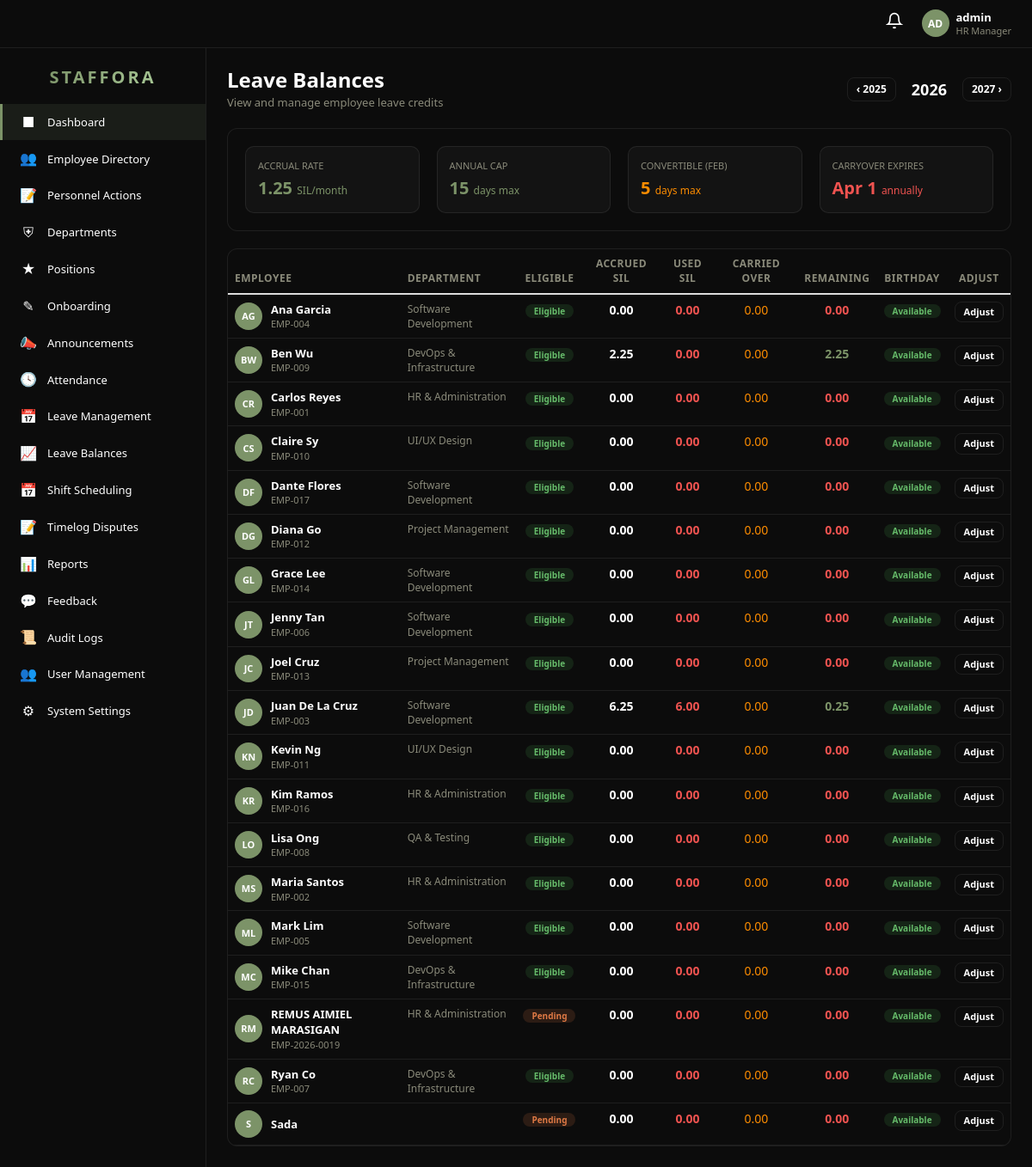
The page /pages/leave_balance.php (signed in) on the database its author committed.
### tables this page shows
CREATE TABLE `employee` (
  `id` int(11) NOT NULL AUTO_INCREMENT,
  `user_id` int(11) DEFAULT NULL,
  `employee_no` varchar(30) DEFAULT NULL,
  `first_name` varchar(80) NOT NULL,
  `middle_name` varchar(80) DEFAULT NULL,
  `last_name` varchar(80) NOT NULL,
  `suffix` varchar(10) DEFAULT NULL,
  `gender` varchar(20) DEFAULT NULL,
  `email` varchar(150) DEFAULT NULL,
  `phone` varchar(30) DEFAULT NULL,
  `department_id` int(11) DEFAULT NULL,
  `position_id` int(11) DEFAULT NULL,
  `work_rule_id` int(11) DEFAULT NULL,
  `job_title` varchar(100) DEFAULT NULL,
  `employment_type` enum('Full-Time','Part-Time','Contractual','Intern') NOT NULL DEFAULT 'Full-Time',
  `status` enum('Regular','Probationary','Resigned','Terminated','On Leave') NOT NULL DEFAULT 'Probationary',
  `hire_date` date DEFAULT NULL,
  `date_regularized` date DEFAULT NULL,
  `basic_salary` decimal(12,2) NOT NULL DEFAULT 0.00,
  `civil_status` enum('Single','Married','Widowed','Separated','Divorced') DEFAULT NULL,
  `date_of_birth` date DEFAULT NULL,
  `place_of_birth` varchar(150) DEFAULT NULL,
  `nationality` varchar(60) DEFAULT 'Filipino',
  `solo_parent_id` varchar(50) DEFAULT NULL,
  `blood_type` varchar(5) DEFAULT NULL,
  `highest_education` varchar(80) DEFAULT NULL,
  `address` text DEFAULT NULL,
  `sss_no` varchar(30) DEFAULT NULL,
  `philhealth_no` varchar(30) DEFAULT NULL,
  `pagibig_no` varchar(30) DEFAULT NULL,
  `tin_no` varchar(30) DEFAULT NULL,
  `bank_name` varchar(80) DEFAULT NULL,
  `bank_account_number` varchar(40) DEFAULT NULL,
  `emergency_contact_name` varchar(100) DEFAULT NULL,
  `emergency_contact_relationship` varchar(60) DEFAULT NULL,
  `emergency_contact_phone` varchar(30) DEFAULT NULL,
  `created_at` int(11) NOT NULL DEFAULT 0,
  `updated_at` int(11) NOT NULL DEFAULT 0,
  PRIMARY KEY (`id`),
  KEY `user_id` (`user_id`),
  KEY `department_id` (`department_id`),
  KEY `position_id` (`position_id`),
  CONSTRAINT `employee_ibfk_1` FOREIGN KEY (`user_id`) REFERENCES `user` (`id`) ON DELETE SET NULL,
  CONSTRAINT `employee_ibfk_2` FOREIGN KEY (`department_id`) REFERENCES `department` (`id`) ON DELETE SET NULL,
  CONSTRAINT `employee_ibfk_3` FOREIGN KEY (`position_id`) REFERENCES `position` (`id`) ON DELETE SET NULL
);

CREATE TABLE `department` (
  `id` int(11) NOT NULL AUTO_INCREMENT,
  `name` varchar(100) NOT NULL,
  `description` text DEFAULT NULL,
  `location` varchar(150) DEFAULT NULL,
  `budget` decimal(15,2) DEFAULT 0.00,
  `created_at` int(11) NOT NULL DEFAULT 0,
  PRIMARY KEY (`id`)
);

CREATE TABLE `leave_balance` (
  `id` int(11) NOT NULL AUTO_INCREMENT,
  `employee_id` int(11) NOT NULL,
  `year` year(4) NOT NULL,
  `sil_accrued` decimal(5,2) NOT NULL DEFAULT 0.00,
  `sil_manual_override` tinyint(1) NOT NULL DEFAULT 0,
  `sil_used` decimal(5,2) NOT NULL DEFAULT 0.00,
  `sil_carried_over` decimal(5,2) NOT NULL DEFAULT 0.00,
  `birthday_used` tinyint(1) NOT NULL DEFAULT 0,
  `bereavement_used` decimal(3,1) NOT NULL DEFAULT 0.0,
  `paternity_used` decimal(3,1) NOT NULL DEFAULT 0.0,
  `maternity_used` int(11) NOT NULL DEFAULT 0,
  `solo_parent_used` decimal(3,1) NOT NULL DEFAULT 0.0,
  `special_women_used` int(11) NOT NULL DEFAULT 0,
  `vawc_used` decimal(3,1) NOT NULL DEFAULT 0.0,
  `updated_at` int(11) NOT NULL DEFAULT 0,
  PRIMARY KEY (`id`),
  UNIQUE KEY `uk_emp_year` (`employee_id`,`year`),
  CONSTRAINT `leave_balance_ibfk_1` FOREIGN KEY (`employee_id`) REFERENCES `employee` (`id`) ON DELETE CASCADE
);

### config.php (called while the page is built, shortened)
<?php
if(!function_exists("e")){
    function e(?string $s):string{ return htmlspecialchars((string)$s,ENT_QUOTES|ENT_SUBSTITUTE,"UTF-8"); }
}
if(!function_exists("url")){
    function url(string $page,array $params=[]):string{
        return BASE_URL."/index.php?".http_build_query(array_merge(["page"=>$page],$params));
    }
}

### includes/leave_policy.php (called while the page is built, shortened)
<?php
class LeavePolicy {
    public static function getBalance(int $empId, ?int $year = null): array {
        $year = $year ?? (int)date('Y');
        $bal = DB::fetchOne("SELECT * FROM leave_balance WHERE employee_id=? AND year=?", [$empId, $year]);
        return $bal;
    }
    public static function isSilEligible(array $emp): bool {
        if (!empty($emp['date_regularized'])) {
            return strtotime($emp['date_regularized']) <= time();
        }
        if (!empty($emp['hire_date'])) {
            $sixMonths = strtotime($emp['hire_date'] . ' +6 months');
            return $sixMonths <= time();
        }
        return false;
    }
}

### includes/auth.php (called while the page is built, shortened)
<?php
require_once __DIR__ . '/../config.php';
require_once __DIR__ . '/db.php';
class Auth {
    public static function isAdmin(): bool { return ($_SESSION['role'] ?? '') === 'Super Admin'; }
}

### includes/db.php (called while the page is built, shortened)
<?php
require_once __DIR__ . '/../config.php';
class DB {
    private static $pdo = null;
    public static function get(): PDO {
        if (self::$pdo === null) {
            $dsn = 'mysql:host=' . DB_HOST . ';port=' . DB_PORT . ';dbname=' . DB_NAME . ';charset=' . DB_CHARSET;
            self::$pdo = new PDO($dsn, DB_USER, DB_PASS, [
                PDO::ATTR_ERRMODE            => PDO::ERRMODE_EXCEPTION,
                PDO::ATTR_DEFAULT_FETCH_MODE => PDO::FETCH_ASSOC,
                PDO::ATTR_EMULATE_PREPARES   => false,
            ]);
        }
        return self::$pdo;
    }
    public static function query(string $sql, array $params = []): PDOStatement {
        $stmt = self::get()->prepare($sql);
        $stmt->execute($params);
        return $stmt;
    }
    public static function fetchAll(string $sql, array $params = []): array {
        return self::query($sql, $params)->fetchAll();
    }
    public static function fetchOne(string $sql, array $params = []): ?array {
        $row = self::query($sql, $params)->fetch();
        return $row ?: null;
    }
    public static function execute(string $sql, array $params = []): int {
        return self::query($sql, $params)->rowCount();
    }
}

### pages/leave_balance.php (the view, shortened to what this page needs)
<?php
require_once __DIR__ . '/../config.php';
require_once __DIR__ . '/../includes/db.php';
require_once __DIR__ . '/../includes/auth.php';
require_once __DIR__ . '/../includes/leave_policy.php';
$isAdmin = Auth::isAdmin();
$year = (int)($_GET['year'] ?? date('Y'));
$prevYear = $year - 1;
$nextYear = $year + 1;
$employees = DB::fetchAll("SELECT e.id, e.first_name, e.last_name, e.employee_no, e.gender, e.hire_date, e.date_regularized, e.date_of_birth, e.solo_parent_id, d.name as dept_name
    FROM employee e LEFT JOIN department d ON e.department_id=d.id
    WHERE e.status IN ('Regular','Probationary')
    ORDER BY e.first_name, e.last_name");
$balances = [];
foreach ($employees as $emp) {
    $bal = LeavePolicy::getBalance($emp['id'], $year);
    $balances[$emp['id']] = $bal;
}
require_once __DIR__ . '/../includes/layout_header.php';
?>
<div style="margin-bottom:20px;display:flex;align-items:center;justify-content:space-between;flex-wrap:wrap;gap:12px;">
    <div>
        <h1 style="font-size:24px;font-weight:700;margin:0;">Leave Balances</h1>
        <p style="color:var(--text-muted);margin:4px 0 0;font-size:13px;">View and manage employee leave credits</p>
    </div>
    <div style="display:flex;align-items:center;gap:10px;">
        <a href="<?php echo url('leave_balance',['year'=>$prevYear]); ?>" class="btn btn-outline btn-sm">‹ <?php echo $prevYear; ?></a>
        <span style="font-size:18px;font-weight:700;padding:0 8px;"><?php echo $year; ?></span>
        <a href="<?php echo url('leave_balance',['year'=>$nextYear]); ?>" class="btn btn-outline btn-sm"><?php echo $nextYear; ?> ›</a>
    </div>
</div>
<div class="hrms-card" style="margin-bottom:20px;padding:20px;">
    <div style="display:grid;grid-template-columns:repeat(4,1fr);gap:20px;">
        <div style="padding:14px;background:rgba(255,255,255,0.03);border-radius:10px;border:1px solid var(--border);">
            <div style="font-size:11px;color:var(--text-muted);text-transform:uppercase;margin-bottom:4px;">Accrual Rate</div>
            <div style="font-size:20px;font-weight:700;color:var(--accent);"><?php echo LeavePolicy::SIL_RATE; ?> <span style="font-size:12px;font-weight:400;">SIL/month</span></div>
        </div>
        <div style="padding:14px;background:rgba(255,255,255,0.03);border-radius:10px;border:1px solid var(--border);">
            <div style="font-size:11px;color:var(--text-muted);text-transform:uppercase;margin-bottom:4px;">Annual Cap</div>
            <div style="font-size:20px;font-weight:700;color:var(--accent);"><?php echo LeavePolicy::SIL_MAX_YEAR; ?> <span style="font-size:12px;font-weight:400;">days max</span></div>
        </div>
        <div style="padding:14px;background:rgba(255,255,255,0.03);border-radius:10px;border:1px solid var(--border);">
            <div style="font-size:11px;color:var(--text-muted);text-transform:uppercase;margin-bottom:4px;">Convertible (Feb)</div>
            <div style="font-size:20px;font-weight:700;color:#fb8c00;"><?php echo LeavePolicy::SIL_CONVERTIBLE; ?> <span style="font-size:12px;font-weight:400;">days max</span></div>
        </div>
        <div style="padding:14px;background:rgba(255,255,255,0.03);border-radius:10px;border:1px solid var(--border);">
            <div style="font-size:11px;color:var(--text-muted);text-transform:uppercase;margin-bottom:4px;">Carryover Expires</div>
            <div style="font-size:20px;font-weight:700;color:#ef5350;">Apr 1 <span style="font-size:12px;font-weight:400;">annually</span></div>
        </div>
    </div>
</div>
<div class="hrms-card"><div class="card-body" style="padding:0;"><table class="table hrms-table" style="margin:0;">
<thead><tr>
    <th>Employee</th>
    <th>Department</th>
    <th style="text-align:center;">Eligible</th>
    <th style="text-align:center;">Accrued SIL</th>
    <th style="text-align:center;">Used SIL</th>
    <th style="text-align:center;">Carried Over</th>
    <th style="text-align:center;">Remaining</th>
    <th style="text-align:center;">Birthday</th>
    <?php if($isAdmin): ?><th style="text-align:center;">Adjust</th><?php endif; ?>
</tr></thead>
<tbody>
<?php foreach($employees as $emp):
    $bal = $balances[$emp['id']] ?? [];
    $eligible = LeavePolicy::isSilEligible($emp);
    $accrued = (float)($bal['sil_accrued'] ?? 0);
    $used    = (float)($bal['sil_used'] ?? 0);
    $carryover = (float)($bal['sil_carried_over'] ?? 0);
    if (time() >= mktime(0,0,0,4,1,$year)) $carryover = 0;
    $remaining = round($accrued - $used + $carryover, 2);
    $bdayUsed = (bool)($bal['birthday_used'] ?? 0);
?>
<tr>
    <td>
        <div style="display:flex;align-items:center;gap:10px;">
            <div style="width:32px;height:32px;border-radius:50%;background:var(--accent);display:flex;align-items:center;justify-content:center;font-size:11px;font-weight:700;color:#fff;flex-shrink:0;">
                <?php echo strtoupper(substr($emp['first_name'],0,1).substr($emp['last_name'],0,1)); ?>
            </div>
            <div>
                <div style="font-weight:600;font-size:13px;"><?php echo e($emp['first_name'].' '.$emp['last_name']); ?></div>
                <div style="font-size:11px;color:var(--text-muted);"><?php echo e($emp['employee_no']??''); ?></div>
            </div>
        </div>
    </td>
    <td style="font-size:12px;color:var(--text-muted);"><?php echo e($emp['dept_name']??''); ?></td>
    <td style="text-align:center;">
        <?php if($eligible): ?>
        <span class="badge badge-success" style="font-size:10px;">Eligible</span>
        <?php else: ?>
        <span class="badge badge-warning" style="font-size:10px;">Pending</span>
        <?php endif; ?>
    </td>
    <td style="text-align:center;font-weight:600;"><?php echo number_format($accrued,2); ?></td>
    <td style="text-align:center;color:#ef5350;font-weight:600;"><?php echo number_format($used,2); ?></td>
    <td style="text-align:center;color:#fb8c00;"><?php echo number_format($carryover,2); ?></td>
    <td style="text-align:center;">
        <span style="font-weight:700;color:<?php echo $remaining>0?'var(--accent)':'#ef5350'; ?>;">
            <?php echo number_format($remaining,2); ?>
        </span>
    </td>
    <td style="text-align:center;">
        <?php if($bdayUsed): ?>
        <span class="badge badge-muted" style="font-size:10px;">Used</span>
        <?php else: ?>
        <span class="badge badge-success" style="font-size:10px;">Available</span>
        <?php endif; ?>
    </td>
    <?php if($isAdmin): ?>
    <td style="text-align:center;">
        <button onclick="openAdjust(<?php echo $emp['id']; ?>, '<?php echo e($emp['first_name'].' '.$emp['last_name']); ?>', <?php echo $accrued; ?>, <?php echo $used; ?>, <?php echo $carryover; ?>)"
            class="btn btn-sm btn-outline" style="padding:3px 10px;font-size:11px;">Adjust</button>
    </td>
    <?php endif; ?>
</tr>
<?php endforeach; ?>
</tbody></table></div></div>
<?php require_once __DIR__ . '/../includes/layout_footer.php'; ?>

### web/css/hrms.css (style rules this page uses)
:root { --bg: #0c0c0c; --sidebar: #0c0c0c; --card: #0c0c0c; --card-hover: #161616; --border: rgba(255, 255, 255, 0.08); --text: #ffffff; --text-muted: #8a8a7a; --accent: #7C9368; --accent-hover: #8ca678; --primary: #5b8a72; --success: #4caf50; --warning: #E07A45; --danger: #d4183d; --info: #42a5f5 }
* { box-sizing: border-box }
body.hrms-body { margin: 0; background: var(--bg); color: var(--text); font-family: 'Segoe UI', system-ui, -apple-system, sans-serif; font-size: 14px }
a { color: var(--accent); text-decoration: none }
.hrms-card { background: var(--card); border: 1px solid var(--border); border-radius: 12px; overflow: hidden; transition: border-color .2s }
.card-body { padding: 20px }
.table.hrms-table { width: 100%; border-collapse: collapse; color: var(--text) }
.hrms-table thead th { border-bottom: 2px solid var(--border); padding: 10px 12px; font-size: 12px; text-transform: uppercase; color: var(--text-muted); font-weight: 600; letter-spacing: 0.5px; text-align: left }
.hrms-table tbody td { padding: 10px 12px; border-bottom: 1px solid var(--border); vertical-align: middle }
.badge { padding: 3px 10px; border-radius: 20px; font-size: 11px; font-weight: 600; display: inline-block }
.badge-on-time, .badge-active, .badge-approved, .badge-success, .badge-completed, .badge-open, .badge-hired { background: rgba(76, 175, 80, 0.15); color: #66bb6a }
.badge-late, .badge-pending, .badge-processing, .badge-warning, .badge-medium, .badge-in-progress { background: rgba(224, 122, 69, 0.15); color: #E07A45 }
.btn { padding: 8px 16px; border-radius: 8px; font-size: 13px; font-weight: 600; border: none; cursor: pointer; transition: all .2s; display: inline-flex; align-items: center; gap: 6px; text-decoration: none }
.btn-outline { background: transparent; border: 1px solid var(--border); color: var(--text) }
.btn-sm { padding: 4px 10px; font-size: 12px }

### rows shown on the page
employee: first_name+last_name "AG", first_name+last_name "Ana Garcia", employee_no "EMP-004", department.name "Software Development", hire_date "Eligible", id.sil_accrued "0.00", id.sil_used "0.00", carryover "0.00", shows "Available"
employee: first_name+last_name "BW", first_name+last_name "Ben Wu", employee_no "EMP-009", department.name "DevOps & Infrastructure", hire_date "Eligible", id.sil_accrued "2.25", id.sil_used "0.00", carryover "0.00", id.sil_used "2.25", shows "Available"
employee: first_name+last_name "CR", first_name+last_name "Carlos Reyes", employee_no "EMP-001", department.name "HR & Administration", hire_date "Eligible", id.sil_accrued "0.00", id.sil_used "0.00", carryover "0.00", shows "Available"
employee: first_name+last_name "CS", first_name+last_name "Claire Sy", employee_no "EMP-010", department.name "UI/UX Design", hire_date "Eligible", id.sil_accrued "0.00", id.sil_used "0.00", carryover "0.00", shows "Available"
employee: first_name+last_name "DF", first_name+last_name "Dante Flores", employee_no "EMP-017", department.name "Software Development", hire_date "Eligible", id.sil_accrued "0.00", id.sil_used "0.00", carryover "0.00", shows "Available"
employee: first_name+last_name "DG", first_name+last_name "Diana Go", employee_no "EMP-012", department.name "Project Management", hire_date "Eligible", id.sil_accrued "0.00", id.sil_used "0.00", carryover "0.00", shows "Available"
employee: first_name+last_name "GL", first_name+last_name "Grace Lee", employee_no "EMP-014", department.name "Software Development", hire_date "Eligible", id.sil_accrued "0.00", id.sil_used "0.00", carryover "0.00", shows "Available"
employee: first_name+last_name "JT", first_name+last_name "Jenny Tan", employee_no "EMP-006", department.name "Software Development", hire_date "Eligible", id.sil_accrued "0.00", id.sil_used "0.00", carryover "0.00", shows "Available"
employee: first_name+last_name "JC", first_name+last_name "Joel Cruz", employee_no "EMP-013", department.name "Project Management", hire_date "Eligible", id.sil_accrued "0.00", id.sil_used "0.00", carryover "0.00", shows "Available"
employee: first_name+last_name "JD", first_name+last_name "Juan De La Cruz", employee_no "EMP-003", department.name "Software Development", date_regularized "Eligible", id.sil_accrued "6.25", id.sil_used "6.00", carryover "0.00", id.sil_used "0.25", shows "Available"
employee: first_name+last_name "KN", first_name+last_name "Kevin Ng", employee_no "EMP-011", department.name "UI/UX Design", hire_date "Eligible", id.sil_accrued "0.00", id.sil_used "0.00", carryover "0.00", shows "Available"
employee: first_name+last_name "KR", first_name+last_name "Kim Ramos", employee_no "EMP-016", department.name "HR & Administration", hire_date "Eligible", id.sil_accrued "0.00", id.sil_used "0.00", carryover "0.00", shows "Available"
employee: first_name+last_name "LO", first_name+last_name "Lisa Ong", employee_no "EMP-008", department.name "QA & Testing", hire_date "Eligible", id.sil_accrued "0.00", id.sil_used "0.00", carryover "0.00", shows "Available"
employee: first_name+last_name "MS", first_name+last_name "Maria Santos", employee_no "EMP-002", department.name "HR & Administration", hire_date "Eligible", id.sil_accrued "0.00", id.sil_used "0.00", carryover "0.00", shows "Available"
employee: first_name+last_name "ML", first_name+last_name "Mark Lim", employee_no "EMP-005", department.name "Software Development", hire_date "Eligible", id.sil_accrued "0.00", id.sil_used "0.00", carryover "0.00", shows "Available"
employee: first_name+last_name "MC", first_name+last_name "Mike Chan", employee_no "EMP-015", department.name "DevOps & Infrastructure", hire_date "Eligible", id.sil_accrued "0.00", id.sil_used "0.00", carryover "0.00", shows "Available"
employee: first_name+last_name "RM", first_name+last_name "REMUS AIMIEL MARASIGAN", employee_no "EMP-2026-0019", department.name "HR & Administration", shows "Pending", id.sil_accrued "0.00", id.sil_used "0.00", carryover "0.00", shows "Available"
employee: first_name+last_name "RC", first_name+last_name "Ryan Co", employee_no "EMP-007", department.name "DevOps & Infrastructure", hire_date "Eligible", id.sil_accrued "0.00", id.sil_used "0.00", carryover "0.00", shows "Available"
employee: first_name+last_name "S", first_name+last_name "Sada", shows "Pending", id.sil_accrued "0.00", id.sil_used "0.00", carryover "0.00", shows "Available"

### other values the page prints
substr($username ?: 'U', 0, 2) "AD"
$username "admin"
$roleLabel "HR Manager"
$item[2] "■"
$item[0] "Dashboard"
$item[2] "👥"
$item[0] "Employee Directory"
$item[2] "📝"
$item[0] "Personnel Actions"
$item[2] "⛨"
$item[0] "Departments"
$item[2] "★"
$item[0] "Positions"
$item[2] "✎"
$item[0] "Onboarding"
